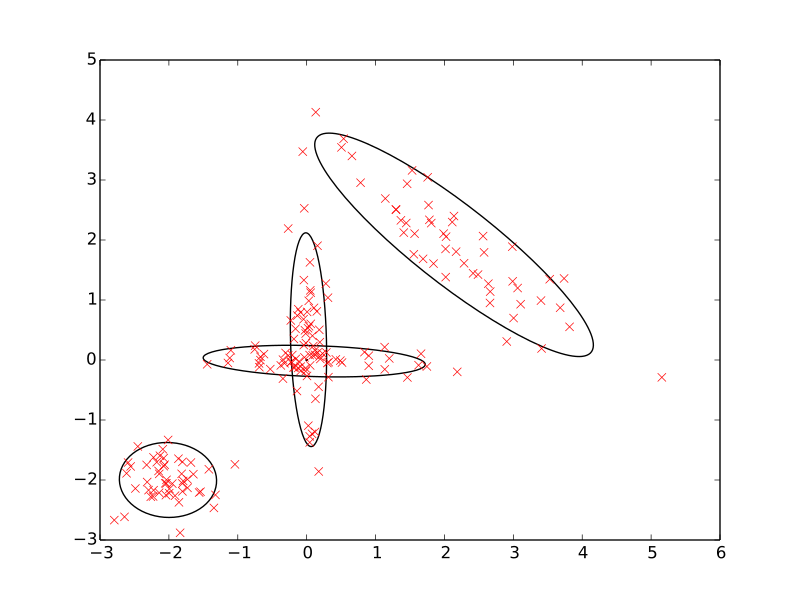

Python code for this plot:
import numpy
numpy.random.seed(1)
import numpy as np
y0 = np.random.multivariate_normal([0, 0], [[1, 0], [0, 0.02]], size=50)
y1 = np.random.multivariate_normal([0, 0], [[0.02, 0], [0, 1]], size=50)
y2 = np.random.multivariate_normal([2, 2], [[1, -0.9], [-0.9, 1]], size=50)
y3 = np.random.multivariate_normal([-2, -2], [[0.1, 0], [0, 0.1]], size=50)
y = np.vstack([y0, y1, y2, y3])
import bayespy.plot as bpplt
bpplt.pyplot.plot(y[:,0], y[:,1], 'rx')
N = 200
D = 2
K = 10
from bayespy.nodes import Dirichlet, Categorical
alpha = Dirichlet(1e-5*np.ones(K),
                  name='alpha')
Z = Categorical(alpha,
                plates=(N,),
                name='z')
from bayespy.nodes import Gaussian, Wishart
mu = Gaussian(np.zeros(D), 1e-5*np.identity(D),
              plates=(K,),
              name='mu')
Lambda = Wishart(D, 1e-5*np.identity(D),
                 plates=(K,),
                 name='Lambda')
from bayespy.nodes import Mixture
Y = Mixture(Z, Gaussian, mu, Lambda,
            name='Y')
Z.initialize_from_random()
from bayespy.inference import VB
Q = VB(Y, mu, Lambda, Z, alpha)
Y.observe(y)
Q.update(repeat=1000)

bpplt.gaussian_mixture(Y, scale=2)
bpplt.pyplot.show()
